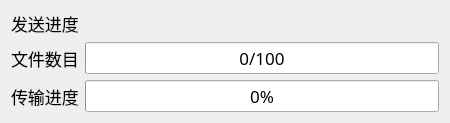
<?xml version="1.0" encoding="UTF-8"?>
<ui version="4.0">
 <class>FileSender</class>
 <widget class="QWidget" name="FileSender">
  <property name="geometry">
   <rect>
    <x>0</x>
    <y>0</y>
    <width>450</width>
    <height>115</height>
   </rect>
  </property>
  <property name="windowTitle">
   <string>文件传输</string>
  </property>
  <layout class="QVBoxLayout" name="verticalLayout">
   <item>
    <widget class="QLabel" name="label">
     <property name="font">
      <font>
       <family>微软雅黑</family>
       <pointsize>13</pointsize>
      </font>
     </property>
     <property name="text">
      <string>发送进度</string>
     </property>
    </widget>
   </item>
   <item>
    <layout class="QHBoxLayout" name="horizontalLayout">
     <item>
      <widget class="QLabel" name="label_2">
       <property name="font">
        <font>
         <family>微软雅黑</family>
         <pointsize>13</pointsize>
        </font>
       </property>
       <property name="text">
        <string>文件数目</string>
       </property>
      </widget>
     </item>
     <item>
      <widget class="QProgressBar" name="FileNum_prb">
       <property name="font">
        <font>
         <family>微软雅黑</family>
         <pointsize>13</pointsize>
        </font>
       </property>
       <property name="value">
        <number>0</number>
       </property>
       <property name="format">
        <string>%v/%m</string>
       </property>
      </widget>
     </item>
    </layout>
   </item>
   <item>
    <layout class="QHBoxLayout" name="horizontalLayout_2">
     <item>
      <widget class="QLabel" name="label_3">
       <property name="font">
        <font>
         <family>微软雅黑</family>
         <pointsize>13</pointsize>
        </font>
       </property>
       <property name="text">
        <string>传输进度</string>
       </property>
      </widget>
     </item>
     <item>
      <widget class="QProgressBar" name="FileSend_prb">
       <property name="font">
        <font>
         <family>微软雅黑</family>
         <pointsize>13</pointsize>
        </font>
       </property>
       <property name="value">
        <number>0</number>
       </property>
      </widget>
     </item>
    </layout>
   </item>
  </layout>
 </widget>
 <resources/>
 <connections/>
</ui>
